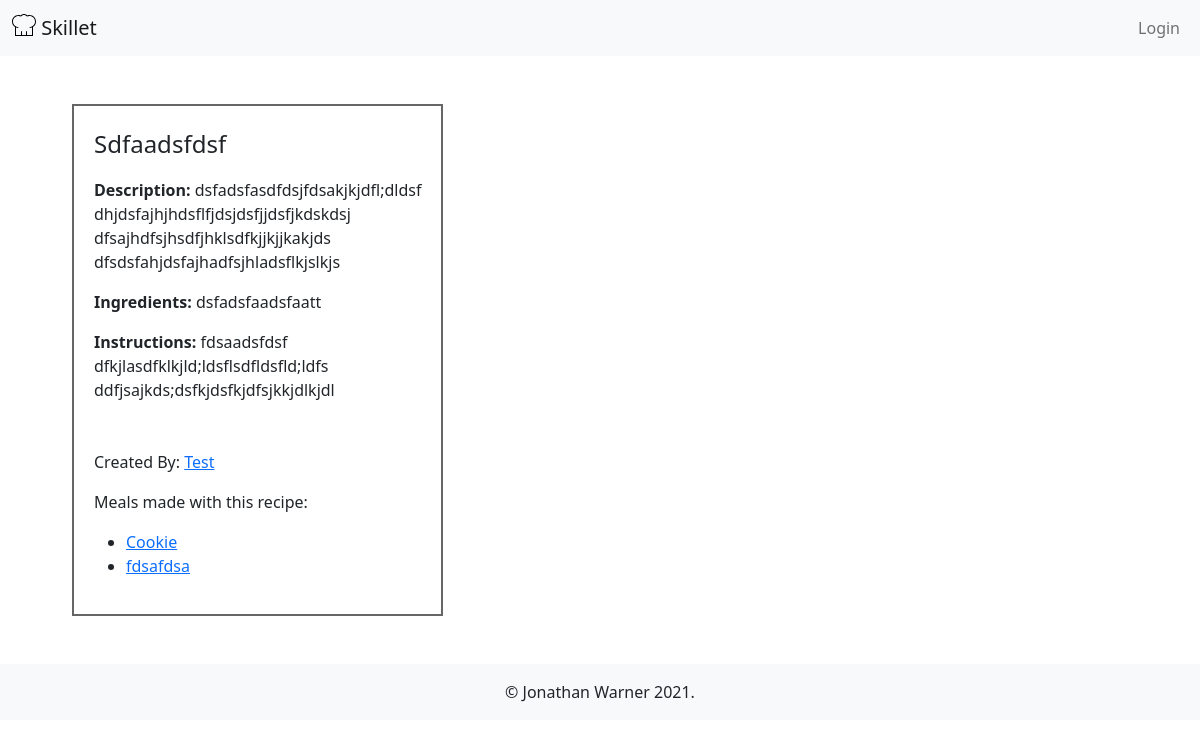
The app's page /view_recipe/1 with its own data.
### skillet/models.py (models this page shows, shortened)
class Recipe(db.Model):
    __tablename__ = 'recipe'
    id = db.Column(db.Integer, primary_key=True)
    name = db.Column(db.String(80), nullable=False)
    description = db.Column(db.String(300), nullable=False)
    ingredients = db.Column(db.String(600), nullable=False)
    instructions = db.Column(db.String(600), nullable=False)
    created_by_id = db.Column(db.Integer, db.ForeignKey('user.id'))
    created_by = db.relationship('User')
    meals = db.relationship(
        'Meal', secondary='meal_recipes', back_populates="recipes")

class User(UserMixin, db.Model):
    __tablename__ = 'user'
    id = db.Column(db.Integer, primary_key=True)
    email = db.Column(db.String(80), nullable=False, unique=True)
    username = db.Column(db.String(80), nullable=False)
    password = db.Column(db.String(200), nullable=False)
    date_created = db.Column(db.DateTime, nullable=False)
    last_active = db.Column(db.DateTime, nullable=False)
    recipes = db.relationship('Recipe', backref='user')
    meals = db.relationship('Meal', backref='user')

class Meal(db.Model):
    __tablename__ = 'meal'
    id = db.Column(db.Integer, primary_key=True)
    name = db.Column(db.String(80), nullable=False)
    description = db.Column(db.String(300), nullable=True)
    date_prepared = db.Column(db.DateTime, nullable=False)
    img_url = db.Column(db.String(300), nullable=False)
    created_by_id = db.Column(db.Integer, db.ForeignKey('user.id'))
    created_by = db.relationship('User')
    recipes = db.relationship(
        'Recipe', secondary="meal_recipes", back_populates='meals')

### skillet/post/routes.py (the view)
@post.route('/view_recipe/<id>')
def view_recipe(id):
    recipe = Recipe.query.get(id)
    return render_template('recipe_detail.html', recipe=recipe)

### skillet/templates/recipe_detail.html (shortened to what this page needs)
{% extends 'base.html' %}
{% block content %}
<section class="p-5 d-flex">
    <div class="mx-4">
        <div class="recipe-info-container">
            <p class="fs-4">{{recipe.name.title()}}</p>
            <p class="text-prewrap"><strong>Description:</strong> {{recipe.description}}</p>
            <p class="text-prewrap"><strong>Ingredients:</strong> {{recipe.ingredients}}</p>
            <p class="text-prewrap"><strong>Instructions:</strong> {{recipe.instructions}}</p>
            <p class="mt-5">Created By:
                <a href="/profile/{{recipe.created_by.id}}">{{recipe.created_by.username.title()}}</a>
            </p>
            <div>
                <p>Meals made with this recipe:</p>
                <ul>
                    {% for meal in recipe.meals %}
                    <li><a href="/view_meal/{{meal.id}}">{{meal.name}}</a></li>
                    {% endfor %}
                </ul>
            </div>
        </div>
    </div>
</section>
{% endblock content %}

### skillet/static/styles.css (style rules this page uses)
.recipe-info-container { border: 2px solid rgb(102, 102, 102); padding: 20px; }
.text-prewrap { white-space: pre-wrap; }

### records on screen
Recipe: name "Sdfaadsfdsf", description "dsfadsfasdfdsjfdsakjkjdfl;dldsf dhjdsfajhjhdsflfjdsjdsfjjdsfjkdskdsj dfsajhdfsjhsdfjhklsdfkjjkjjkakjds dfsdsfahjdsfajhadfsjhladsflkjslkjs", ingredients "dsfadsfaadsfaatt", instructions "fdsaadsfdsf dfkjlasdfklkjld;ldsflsdfldsfld;ldfs ddfjsajkds;dsfkjdsfkjdfsjkkjdlkjdl"
User: created_by.username "Test"
Meal: name "Cookie"
Meal: name "fdsafdsa"
